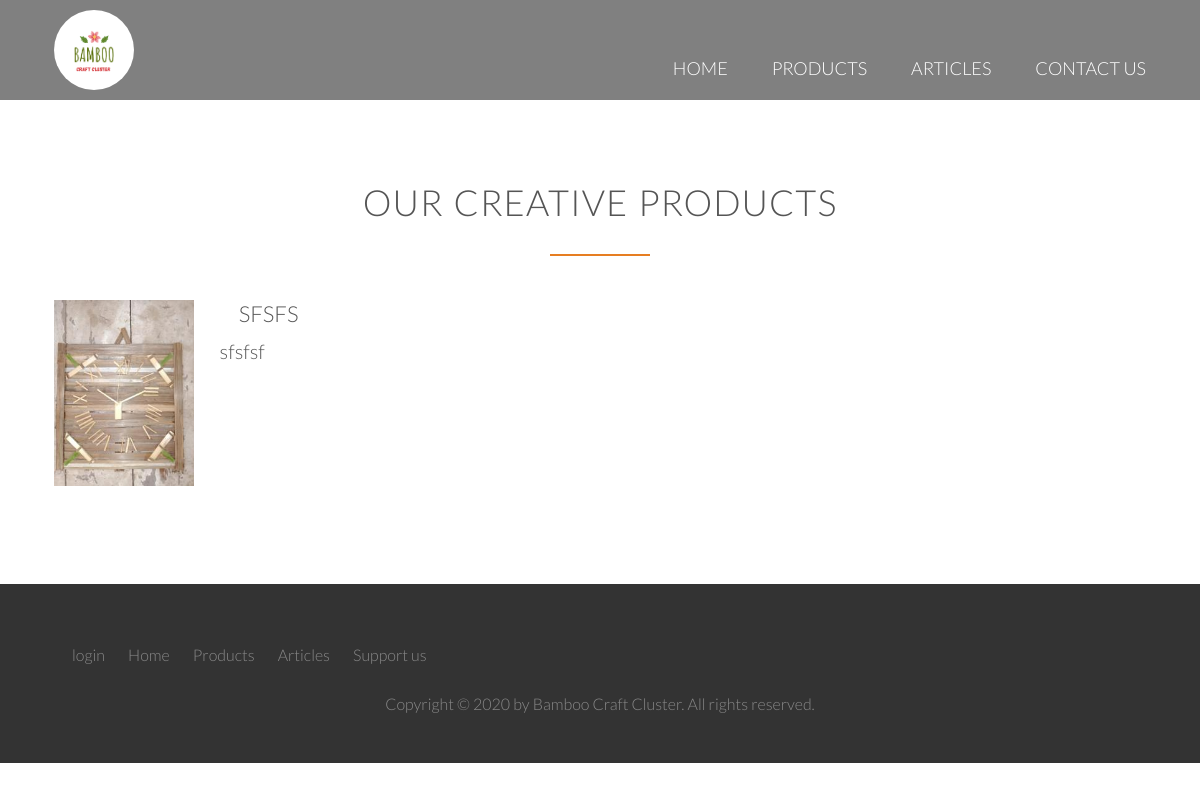
/cluster/products/9/, run on the app's committed database.
### cluster/models.py (models this page shows, shortened)
class Product(models.Model):
    p_title       = models.CharField(max_length=50, null=False)
    p_description = models.TextField(null=False)
    p_product_img = models.ImageField(upload_to="product_images", null=False)

### cluster/views.py (the view)
# urls.py: path('products/<int:pk>/', views.product_detail, name="product"),
def product_detail(request, pk):
	context = {}
	context["product"] = Product.objects.get(id=pk)
	return render(request, 'cluster/product.html', context)

### cluster/templates/cluster/product.html (shortened to what this page needs)
{% extends 'cluster/base.html' %}
{% load static %}
{% block body_block %}
<div style="background-color: grey; ">{% include 'cluster/header2.html' %}</div>
 <section class="section-cities" id="cities">
            <div class="row">
                <h2>Our creative products</h2>
            </div>
            <div class="row js--wp-3">
                <div class="col span-1-of-1 ">
                    <div class="product-box">
                        <div class="col span-1-of-2">
                        <img src="{{ product.p_product_img.url }}" alt="{{product.p_title}}" height="200" width="200">
                        </div>
                        <div class="col span-1-of-2">
                            <h3>{{product.p_title}}</h3>
                            <a class="long-copy">
                                {{product.p_description}}
                            </a>
                        </div>
                    </div>
                </div>
            </div>
 </section>
{% endblock %}

### cluster/static/cluster/resources/css/style.css (style rules this page uses)
* { margin: 0; padding: 0; box-sizing: border-box; }
html, body { background-color: #fff; color: #555; font-family: 'Lato', 'Arial', sans-serif; font-weight: 300; font-size: 20px; text-rendering: optimizeLegibility; overflow-x: hidden; }
.row { max-width: 1140px; margin: 0 auto; }
section { padding: 80px 0; }
h1, h2, h3, h4 { font-weight: 300; text-transform: uppercase; }
h2 { font-size: 180%; word-spacing: 2px; text-align: center; margin-bottom: 30px; letter-spacing: 1px; }
h3 { font-size: 110%; margin-bottom: 10px; text-align: center; }
h2:after { display: block; height: 2px; background-color: #e67e22; content: " "; width: 100px; margin: 0 auto; margin-top: 30px; }
.long-copy { line-height: 145%; width: 70%; margin-left: 15%; }
.product-box img { height: auto; width: 100%; }
.js--wp-1, .js--wp-2, .js--wp-3 { opacity: 0; -webkit-animation-duration: 1s; animation-duration: 1s; }
.js--wp-1.animated, .js--wp-2.animated, .js--wp-3.animated { opacity: 1; }

### cluster/static/cluster/resources/css/queries.css (style rules this page uses)
@media only screen and (max-width: 1200px) { .row { padding: 0 2%; } }

### data on the page
Product: p_product_img (picture), p_title "SFSFS", p_description "sfsfsf"
